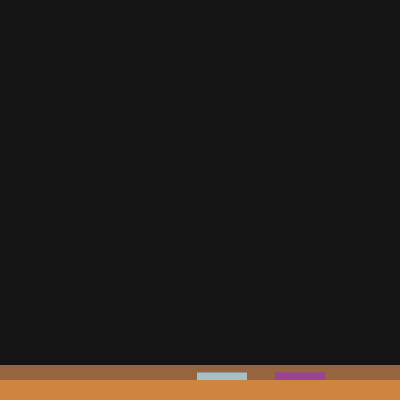
Frame 1 (no input)
Frame 60 (the mouse pressed at the canvas centre just before this capture): identical to frame 1, image omitted
Frame 120 (the mouse held since frame 60 and released just before this capture): identical to frame 1, image omitted

The Processing sketch that drew this single still picture (run headless with seeded random() and noise(); from frame 60 on, the mouse is pressed at the canvas centre):

// Processing sketch: processing_185304
// ── processing_185304.pde

void setup() 
  { 
   size(400,400);
   background(20);
  } 
   
   
float b=random(255);
float c=random(255); 

void draw()
{
  tray();
  chalk();
}

void tray()
{

  noStroke(); 
  fill(150,100,63);rectMode(CORNER); rect(0,365,width,20);
  fill(b,192,203);rectMode(CENTER); rect(5*width/9,380,50,15);
  fill(152,c,152);rectMode(CENTER); rect(3*width/4,380,50,15);
  fill(205,133,63);rectMode(CORNER); rect(0,380,width,20);
}

void chalk()
  { 
    float a=random(50,350);

     if (mousePressed&&(mouseButton==LEFT))
        {
          if (pmouseY<360)
          {
            noStroke(); 
              if (pmouseX<a)
               { 
                fill(b,192,203,150);
               }
              else
              {
                fill(152,c,152,150);
              }
            ellipseMode(CENTER); ellipse(mouseX,mouseY,10,10);
          } 
        }
     else if (mousePressed&&(mouseButton==RIGHT))
        {
          if(pmouseY<350)
           {
              noStroke();
              fill(20,100);
              rectMode(CENTER); rect(mouseX,mouseY,60,30,20);
           }
        }        
  }
